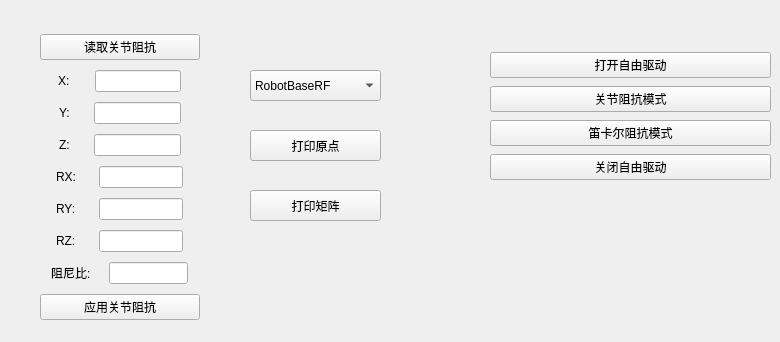
     <widget class="QWidget" name="tab_7">
      <attribute name="title">
       <string>工作模式</string>
      </attribute>
      <widget class="QWidget" name="verticalLayoutWidget_13">
       <property name="geometry">
        <rect>
         <x>40</x>
         <y>30</y>
         <width>160</width>
         <height>303</height>
        </rect>
       </property>
       <layout class="QVBoxLayout" name="verticalLayout_23">
        <item>
         <widget class="QPushButton" name="ReadRobotImpedaBtn">
          <property name="text">
           <string>读取关节阻抗</string>
          </property>
         </widget>
        </item>
        <item>
         <layout class="QHBoxLayout" name="horizontalLayout_64">
          <item>
           <spacer name="horizontalSpacer_27">
            <property name="orientation">
             <enum>Qt::Horizontal</enum>
            </property>
            <property name="sizeHint" stdset="0">
             <size>
              <width>40</width>
              <height>20</height>
             </size>
            </property>
           </spacer>
          </item>
          <item>
           <widget class="QLabel" name="label_51">
            <property name="text">
             <string>X:</string>
            </property>
           </widget>
          </item>
          <item>
           <spacer name="horizontalSpacer_33">
            <property name="orientation">
             <enum>Qt::Horizontal</enum>
            </property>
            <property name="sizeHint" stdset="0">
             <size>
              <width>40</width>
              <height>20</height>
             </size>
            </property>
           </spacer>
          </item>
          <item>
           <widget class="QLineEdit" name="arrStiffXLineEdit"/>
          </item>
          <item>
           <spacer name="horizontalSpacer_39">
            <property name="orientation">
             <enum>Qt::Horizontal</enum>
            </property>
            <property name="sizeHint" stdset="0">
             <size>
              <width>40</width>
              <height>20</height>
             </size>
            </property>
           </spacer>
          </item>
         </layout>
        </item>
        <item>
         <layout class="QHBoxLayout" name="horizontalLayout_65">
          <item>
           <spacer name="horizontalSpacer_29">
            <property name="orientation">
             <enum>Qt::Horizontal</enum>
            </property>
            <property name="sizeHint" stdset="0">
             <size>
              <width>40</width>
              <height>20</height>
             </size>
            </property>
           </spacer>
          </item>
          <item>
           <widget class="QLabel" name="label_52">
            <property name="text">
             <string>Y:</string>
            </property>
           </widget>
          </item>
          <item>
           <spacer name="horizontalSpacer_34">
            <property name="orientation">
             <enum>Qt::Horizontal</enum>
            </property>
            <property name="sizeHint" stdset="0">
             <size>
              <width>40</width>
              <height>20</height>
             </size>
            </property>
           </spacer>
          </item>
          <item>
           <widget class="QLineEdit" name="arrStiffYLineEdit"/>
          </item>
          <item>
           <spacer name="horizontalSpacer_40">
            <property name="orientation">
             <enum>Qt::Horizontal</enum>
            </property>
            <property name="sizeHint" stdset="0">
             <size>
              <width>40</width>
              <height>20</height>
             </size>
            </property>
           </spacer>
          </item>
         </layout>
        </item>
        <item>
         <layout class="QHBoxLayout" name="horizontalLayout_66">
          <item>
           <spacer name="horizontalSpacer_30">
            <property name="orientation">
             <enum>Qt::Horizontal</enum>
            </property>
            <property name="sizeHint" stdset="0">
             <size>
              <width>40</width>
              <height>20</height>
             </size>
            </property>
           </spacer>
          </item>
          <item>
           <widget class="QLabel" name="label_53">
            <property name="text">
             <string>Z:</string>
            </property>
           </widget>
          </item>
          <item>
           <spacer name="horizontalSpacer_35">
            <property name="orientation">
             <enum>Qt::Horizontal</enum>
            </property>
            <property name="sizeHint" stdset="0">
             <size>
              <width>40</width>
              <height>20</height>
             </size>
            </property>
           </spacer>
          </item>
          <item>
           <widget class="QLineEdit" name="arrStiffZLineEdit"/>
          </item>
          <item>
           <spacer name="horizontalSpacer_41">
            <property name="orientation">
             <enum>Qt::Horizontal</enum>
            </property>
            <property name="sizeHint" stdset="0">
             <size>
              <width>40</width>
              <height>20</height>
             </size>
            </property>
           </spacer>
          </item>
         </layout>
        </item>
        <item>
         <layout class="QHBoxLayout" name="horizontalLayout_67">
          <item>
           <spacer name="horizontalSpacer_28">
            <property name="orientation">
             <enum>Qt::Horizontal</enum>
            </property>
            <property name="sizeHint" stdset="0">
             <size>
              <width>40</width>
              <height>20</height>
             </size>
            </property>
           </spacer>
          </item>
          <item>
           <widget class="QLabel" name="label_54">
            <property name="text">
             <string>RX:</string>
            </property>
           </widget>
          </item>
          <item>
           <spacer name="horizontalSpacer_36">
            <property name="orientation">
             <enum>Qt::Horizontal</enum>
            </property>
            <property name="sizeHint" stdset="0">
             <size>
              <width>40</width>
              <height>20</height>
             </size>
            </property>
           </spacer>
          </item>
          <item>
           <widget class="QLineEdit" name="arrStiffRXLineEdit"/>
          </item>
          <item>
           <spacer name="horizontalSpacer_42">
            <property name="orientation">
             <enum>Qt::Horizontal</enum>
            </property>
            <property name="sizeHint" stdset="0">
             <size>
              <width>40</width>
              <height>20</height>
             </size>
            </property>
           </spacer>
          </item>
         </layout>
        </item>
        <item>
         <layout class="QHBoxLayout" name="horizontalLayout_68">
          <item>
           <spacer name="horizontalSpacer_31">
            <property name="orientation">
             <enum>Qt::Horizontal</enum>
            </property>
            <property name="sizeHint" stdset="0">
             <size>
              <width>40</width>
              <height>20</height>
             </size>
            </property>
           </spacer>
          </item>
          <item>
           <widget class="QLabel" name="label_55">
            <property name="text">
             <string>RY:</string>
            </property>
           </widget>
          </item>
          <item>
           <spacer name="horizontalSpacer_37">
            <property name="orientation">
             <enum>Qt::Horizontal</enum>
            </property>
            <property name="sizeHint" stdset="0">
             <size>
              <width>40</width>
              <height>20</height>
             </size>
            </property>
           </spacer>
          </item>
          <item>
           <widget class="QLineEdit" name="arrStiffRYLineEdit"/>
          </item>
          <item>
           <spacer name="horizontalSpacer_43">
            <property name="orientation">
             <enum>Qt::Horizontal</enum>
            </property>
            <property name="sizeHint" stdset="0">
             <size>
              <width>40</width>
              <height>20</height>
             </size>
            </property>
           </spacer>
          </item>
         </layout>
        </item>
        <item>
         <layout class="QHBoxLayout" name="horizontalLayout_69">
          <item>
           <spacer name="horizontalSpacer_32">
            <property name="orientation">
             <enum>Qt::Horizontal</enum>
            </property>
            <property name="sizeHint" stdset="0">
             <size>
              <width>40</width>
              <height>20</height>
             </size>
            </property>
           </spacer>
          </item>
          <item>
           <widget class="QLabel" name="label_56">
            <property name="text">
             <string>RZ:</string>
            </property>
           </widget>
          </item>
          <item>
           <spacer name="horizontalSpacer_38">
            <property name="orientation">
             <enum>Qt::Horizontal</enum>
            </property>
            <property name="sizeHint" stdset="0">
             <size>
              <width>40</width>
              <height>20</height>
             </size>
            </property>
           </spacer>
          </item>
          <item>
           <widget class="QLineEdit" name="arrStiffRZLineEdit"/>
          </item>
          <item>
           <spacer name="horizontalSpacer_44">
            <property name="orientation">
             <enum>Qt::Horizontal</enum>
            </property>
            <property name="sizeHint" stdset="0">
             <size>
              <width>40</width>
              <height>20</height>
             </size>
            </property>
           </spacer>
          </item>
         </layout>
        </item>
        <item>
         <layout class="QHBoxLayout" name="horizontalLayout_70">
          <item>
           <spacer name="horizontalSpacer_45">
            <property name="orientation">
             <enum>Qt::Horizontal</enum>
            </property>
            <property name="sizeHint" stdset="0">
             <size>
              <width>40</width>
              <height>20</height>
             </size>
            </property>
           </spacer>
          </item>
          <item>
           <widget class="QLabel" name="label_57">
            <property name="text">
             <string>阻尼比:</string>
            </property>
           </widget>
          </item>
          <item>
           <spacer name="horizontalSpacer_46">
            <property name="orientation">
             <enum>Qt::Horizontal</enum>
            </property>
            <property name="sizeHint" stdset="0">
             <size>
              <width>40</width>
              <height>20</height>
             </size>
            </property>
           </spacer>
          </item>
          <item>
           <widget class="QLineEdit" name="DampingRatioLineEdit"/>
          </item>
          <item>
           <spacer name="horizontalSpacer_47">
            <property name="orientation">
             <enum>Qt::Horizontal</enum>
            </property>
            <property name="sizeHint" stdset="0">
             <size>
              <width>40</width>
              <height>20</height>
             </size>
            </property>
           </spacer>
          </item>
         </layout>
        </item>
        <item>
         <widget class="QPushButton" name="SetRobotImpedaBtn">
          <property name="text">
           <string>应用关节阻抗</string>
          </property>
         </widget>
        </item>
       </layout>
      </widget>
      <widget class="QComboBox" name="ToolNameComboBox">
       <property name="geometry">
        <rect>
         <x>250</x>
         <y>70</y>
         <width>131</width>
         <height>31</height>
        </rect>
       </property>
       <item>
        <property name="text">
         <string>RobotBaseRF</string>
        </property>
       </item>
       <item>
        <property name="text">
         <string>PKAFemurRF</string>
        </property>
       </item>
       <item>
        <property name="text">
         <string>PKATibiaRF</string>
        </property>
       </item>
       <item>
        <property name="text">
         <string>BluntProbe</string>
        </property>
       </item>
       <item>
        <property name="text">
         <string>RobotEndRF</string>
        </property>
       </item>
       <item>
        <property name="text">
         <string>PKAProbe</string>
        </property>
       </item>
       <item>
        <property name="text">
         <string>PKADrill</string>
        </property>
       </item>
      </widget>
      <widget class="QPushButton" name="AppendToolTipBtn">
       <property name="geometry">
        <rect>
         <x>250</x>
         <y>130</y>
         <width>131</width>
         <height>31</height>
        </rect>
       </property>
       <property name="text">
        <string>打印原点</string>
       </property>
      </widget>
      <widget class="QPushButton" name="AppendToolMatrixBtn">
       <property name="geometry">
        <rect>
         <x>250</x>
         <y>190</y>
         <width>131</width>
         <height>31</height>
        </rect>
       </property>
       <property name="text">
        <string>打印矩阵</string>
       </property>
      </widget>
      <widget class="QWidget" name="layoutWidget_8">
       <property name="geometry">
        <rect>
         <x>490</x>
         <y>50</y>
         <width>281</width>
         <height>135</height>
        </rect>
       </property>
       <layout class="QVBoxLayout" name="verticalLayout_5">
        <item>
         <widget class="QPushButton" name="pushButton_openFreeDriving">
          <property name="text">
           <string>打开自由驱动</string>
          </property>
         </widget>
        </item>
        <item>
         <widget class="QPushButton" name="pushButton_JointImpendance">
          <property name="text">
           <string>关节阻抗模式</string>
          </property>
         </widget>
        </item>
        <item>
         <widget class="QPushButton" name="pushButton_CartImpendance">
          <property name="text">
           <string>笛卡尔阻抗模式</string>
          </property>
         </widget>
        </item>
        <item>
         <widget class="QPushButton" name="pushButton_closeFreeDriving">
          <property name="text">
           <string>关闭自由驱动</string>
          </property>
         </widget>
        </item>
       </layout>
      </widget>
     </widget>
